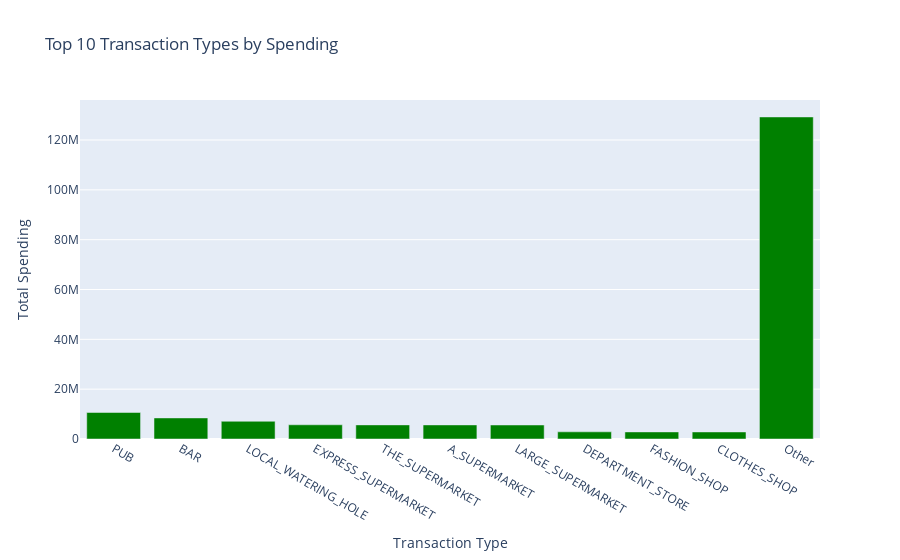

The code cell stored with this chart in its notebook:
### Code cell
import plotly.graph_objects as go

# Get unique transaction types
transaction_types = data['to_randomly_generated_account'].unique()

# Calculate total spending for each transaction type
total_spending = data.groupby('to_randomly_generated_account')['monopoly_money_amount'].sum()

# Sort the transaction types based on total spending
sorted_transaction_types = total_spending.sort_values(ascending=False).index

# Choose the top N transaction types to display
top_n = 10
top_transaction_types = sorted_transaction_types[:top_n]

# Aggregate the rest of the transaction types into an "Other" category
other_spending = total_spending[sorted_transaction_types[top_n:]].sum()

# Create figure
fig = go.Figure()

# Add bar trace for top transaction types
fig.add_trace(go.Bar(
    x=list(top_transaction_types) + ['Other'],
    y=list(total_spending[top_transaction_types]) + [other_spending],
    marker_color='green'
))

# Update layout
fig.update_layout(
    title=f'Top {top_n} Transaction Types by Spending',
    xaxis_title='Transaction Type',
    yaxis_title='Total Spending'
)

# Show figure
fig.show()

### Figure 1 — Plotly figure (JSON) as saved in the notebook; plotly's stock layout.template omitted (floating-point values rounded to 4 significant figures)
{"data": [{"marker": {"color": "green"}, "type": "bar", "x": ["PUB", "BAR", "LOCAL_WATERING_HOLE", "EXPRESS_SUPERMARKET", "THE_SUPERMARKET", "A_SUPERMARKET", "LARGE_SUPERMARKET", "DEPARTMENT_STORE", "FASHION_SHOP", "CLOTHES_SHOP", "Other"], "y": [10640000.0, 8458000.0, 7116813, 5704000.0, 5663000.0, 5653000.0, 5621000.0, 2876655, 2843604, 2828740, 129300000.0]}], "layout": {"title": {"text": "Top 10 Transaction Types by Spending"}, "xaxis": {"title": {"text": "Transaction Type"}}, "yaxis": {"title": {"text": "Total Spending"}}}}
